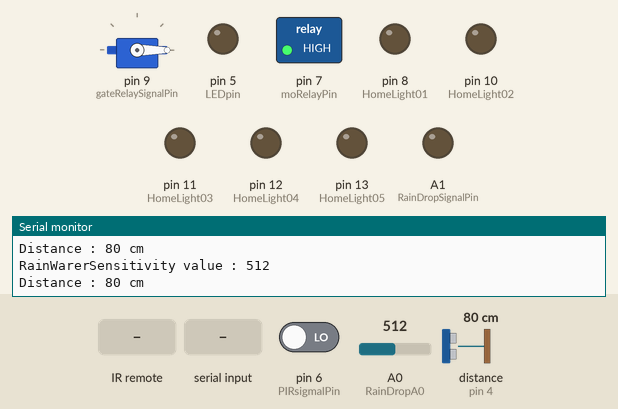
Simulated run of this sketch. Board: Arduino Uno, built with avr-gcc and run on an emulated ATmega328P. Parts: servo, switched loads named in the sketch (green lamp = pin HIGH), output pins drawn as LEDs (lit = HIGH), the last lines printed to the serial monitor. Wiring (inferred from the names in the program): ultrasonic range finder: trigger pin 2; echo pin 4. The test bench sets the inputs (shaded band); at power-on: A0 (RainDropA0) = 512, distance to the obstacle (sensor on pin 4) 80 cm, pin 6 (PIRsigmalPin) LOW. The echo pulse lasts 58.3 µs per cm; pins used as bus, display or sensor lines are not drawn.

Above: at 1.2 s.
1.3 s: A0 (RainDropA0) set to 260
4.3 s: A0 (RainDropA0) set to 241
At 5.3 s:
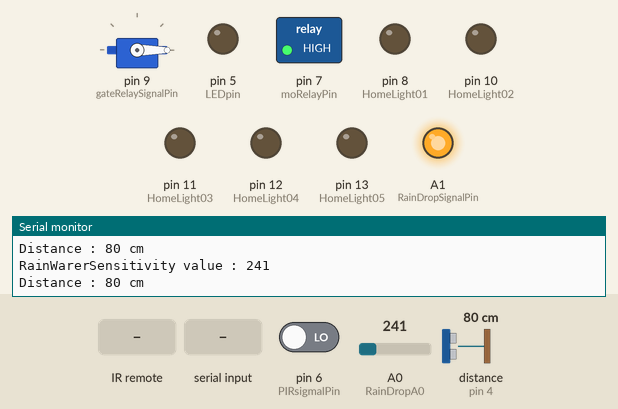
5.9 s: distance to the obstacle (sensor on pin 4) set to 7 cm
8.9 s: distance to the obstacle (sensor on pin 4) set to 4 cm
At 10.2 s:
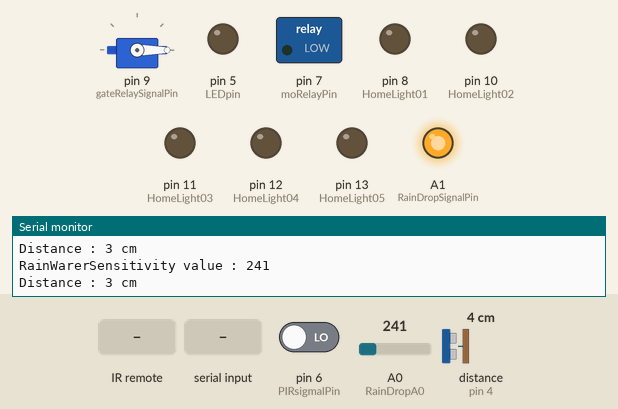
10.5 s: infrared code 0xF20AC837 received
At 11.6 s:
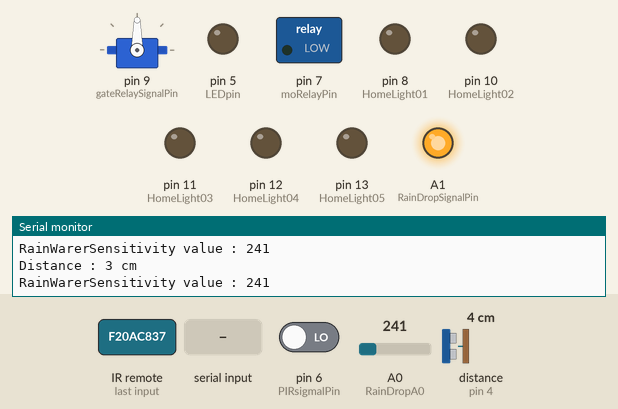
12.1 s: "1" received over Serial
At 13.5 s:
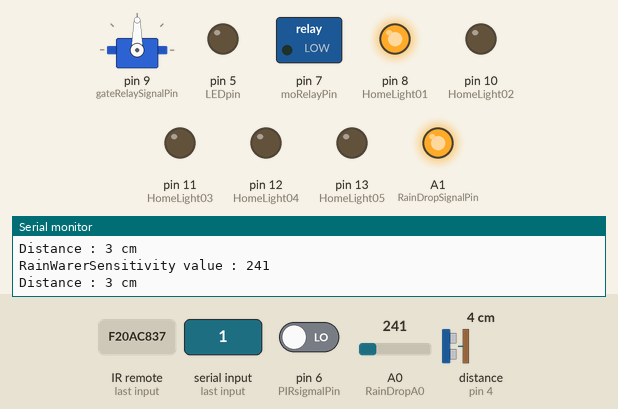
Timing chart, 0 to 14.6 s (numbered marks = the images above; inputs shaded):
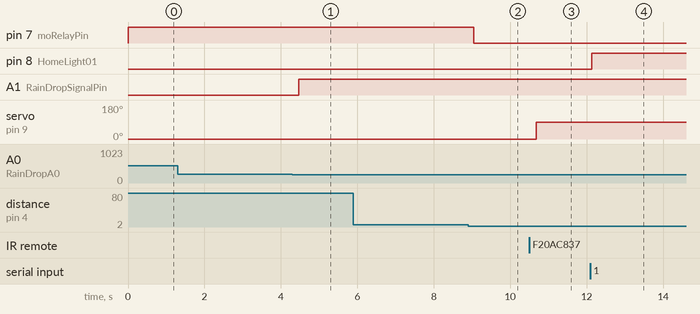

Measured:
- the behaviour switches between 250 and 249 on A0 (RainDropA0) (found by bisection; images 0 and 1)
- the behaviour switches between 6 and 5 cm on distance to the obstacle (sensor on pin 4) (found by bisection; images 1 and 2)
- after the input at 4.3 s, A1 (RainDropSignalPin): LOW → HIGH after 0.17 s
- after the input at 8.9 s, pin 7 (moRelayPin): HIGH → LOW after 0.14 s
- after the input at 10.5 s, servo on pin 9 (gateRelaySignalPin): 0° → 90° after 0.18 s
- after the input at 12.1 s, pin 8 (HomeLight01): LOW → HIGH at once

The sketch:

Home_Automation_System.ino
```cpp
const int echoPinUltra = 4;
const int trigPinUltra = 2;
const int moRelayPin = 7;
const int moStopDis = 5 ;
const int PumpStsrtDistance = 7;
const int irSignalPin = 3;
const int gateRelaySignalPin = 9;
const long OpenGateIrRemoteValue = 4060792887;
const long CloseGateRemoteIrValue = 4060752087;
const long servrDelayTime = 20;
const int LEDpin = 5;
const int PIRsigmalPin = 6;
const int DelayTime = 300;
char value;
const int HomeLight01 = 8;
const int HomeLight02 = 10;
const int HomeLight03 = 11;
const int HomeLight04 = 12;
const int HomeLight05 = 13;
const int RainDropA0 = A0;
const int RainDropSignalPin = A1;
const int RainWarerSensitivity = 250;


#include<IRremote.h>
IRrecv irObj(irSignalPin);
decode_results results;
#include <Servo.h>
Servo servoMotor;

void setup() {
  //waterPump
  pinMode(trigPinUltra, OUTPUT);
  pinMode(echoPinUltra, INPUT);
  pinMode(moRelayPin, OUTPUT);
  Serial.begin(9600);

  //IrGate
  irObj.enableIRIn();
  servoMotor.attach(gateRelaySignalPin);
  pinMode(gateRelaySignalPin, OUTPUT);
  servoMotor.write(0);

  //securitySystemPIRsensor
  pinMode(PIRsigmalPin, INPUT);
  pinMode(LEDpin, OUTPUT);

  //HomeLightContBT
  pinMode(HomeLight01, OUTPUT);
  pinMode(HomeLight02, OUTPUT);
  pinMode(HomeLight03, OUTPUT);
  pinMode(HomeLight04, OUTPUT);
  pinMode(HomeLight05, OUTPUT);

  //RainRoof
  pinMode(RainDropSignalPin, OUTPUT);
}


void loop() {

////////////////////////////
  IrGate();
  waterPump();
  securitySystemPIRsensor();
  homeLightContBT();
  rainRoof();
////////////////////////////
}


//IrGate
void waterPump() {
  if(irObj.decode(&results)){
    Serial.println(results.value, DEC);
    irObj.resume();
  }
  delay (80);
  long readValue = results.value;
  if (readValue == OpenGateIrRemoteValue){
    servoMotor.write(90);
  }
  else if(readValue == CloseGateRemoteIrValue){
    servoMotor.write(0);
  }
}

//waterPump
void IrGate() {
  digitalWrite(trigPinUltra, LOW);
  delayMicroseconds(2);
  digitalWrite(trigPinUltra, HIGH);
  delayMicroseconds(2);
  digitalWrite(trigPinUltra, LOW);

  int distanceCM = (pulseIn(echoPinUltra, HIGH)) / 29 / 2;

  Serial.print("Distance : ");
  Serial.print(distanceCM);
  Serial.println(" cm");
  if (distanceCM > PumpStsrtDistance) {
    digitalWrite(moRelayPin, HIGH);
    }
  else if(distanceCM < moStopDis) {
    digitalWrite(moRelayPin, LOW);
    }
  delay(100); // change the value 300 to 100
}

//securitySystemPIRsensor
void securitySystemPIRsensor(){
  int val = digitalRead(PIRsigmalPin);
  if(val == 1){
    digitalWrite(LEDpin, HIGH);
    /*
    for(int i = 0; i<15; i++){
      digitalWrite(LEDpin, HIGH);
      delay(DelayTime);
      digitalWrite(LEDpin, LOW);
      delay(DelayTime);
    }
    */
  }
  else{
    digitalWrite(LEDpin, LOW);
  }
}


//HomeLightContBT
void homeLightContBT(){
  if (Serial.available()) {
    value = Serial.read();
    Serial.print("Bluetooth value : ");
    Serial.println(value);
  }

  switch (value) {
    case '1':
      digitalWrite(HomeLight01, HIGH);
      break;
    case '2':
      digitalWrite(HomeLight01, LOW);
      break;
    case '3':
      digitalWrite(HomeLight02, HIGH);
      break;
    case '4':
      digitalWrite(HomeLight02, LOW);
      break;
    case '5':
      digitalWrite(HomeLight03, HIGH);
      break;
    case '6':
      digitalWrite(HomeLight03, LOW);
      break;
    case '7':
      digitalWrite(HomeLight04, HIGH);
      break;
    case '8':
      digitalWrite(HomeLight04, LOW);
      break;
    case '9':
      digitalWrite(HomeLight05, HIGH);
      break;
    case '0':
      digitalWrite(HomeLight05, LOW);
      break;
  }
}

//RainRoof
void rainRoof(){
  int value = analogRead(RainDropA0);
  Serial.print("RainWarerSensitivity value : ");
  Serial.println(value);

  if (value < RainWarerSensitivity) {
    digitalWrite(RainDropSignalPin, HIGH);
  } else {
    digitalWrite(RainDropSignalPin, LOW);
  }
}
```
